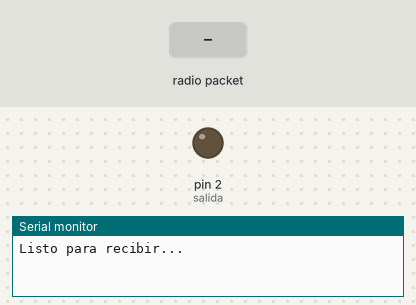
The sketch below on a simulated Arduino Uno, built with avr-gcc and run on an emulated ATmega328P. Shown: output pins drawn as LEDs (lit = HIGH), the last lines printed to the serial monitor. The inputs (shaded band) are chosen by the test bench. No radio packets arrive unless stated.

Above: at 1.2 s.
1.3 s: radio packet "0" arrives
At 2.3 s:
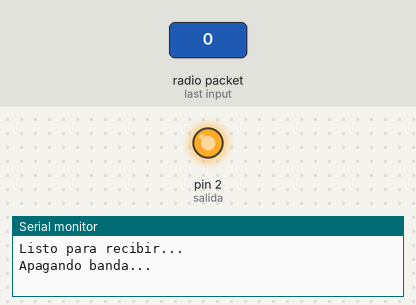
2.8 s: radio packet "1" arrives
At 3.4 s:
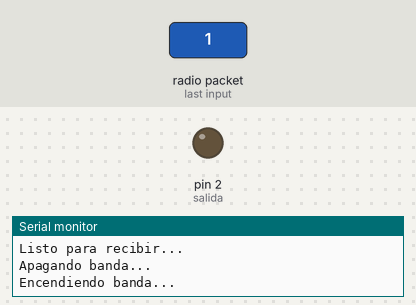
Timing chart, 0 to 5.8 s (numbered marks = the images above; inputs shaded):
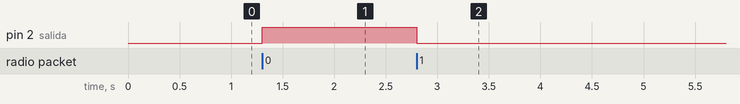

The sketch:

receptor.ino
```cpp
#include <SPI.h>
#include <RH_NRF24.h>

#define salida 2

RH_NRF24 nrf24;

bool listoParaRecibir = true;
String estadoDeLaBanda = "";

void setup() {
  pinMode(salida, OUTPUT);

  Serial.begin(9600);

  if (!nrf24.init()) {
    Serial.println("No se pudo conectar con la antena");
    listoParaRecibir = false;
  }

  if (!nrf24.setChannel(2)) {
    Serial.println("No se pudo establecer el canal de transmisión");
    listoParaRecibir = false;
  }

  if (!nrf24.setRF(RH_NRF24::DataRate2Mbps, RH_NRF24::TransmitPower0dBm)) {
    Serial.println("No se pudo configurar la transmisión");
    listoParaRecibir = false;
  }

  if(listoParaRecibir) {
    Serial.println("Listo para recibir...");
  }else{
    Serial.println("Hubo un problema, verifique la conexión y los datos y vuelva a intentar.");
  }
}


void loop() {
  if(nrf24.available()) {
    uint8_t buf[RH_NRF24_MAX_MESSAGE_LEN];
    uint8_t len = sizeof(buf);

    if(nrf24.recv(buf, &len)) {

      estadoDeLaBanda = (char*)buf;

      if(estadoDeLaBanda == "0") {
        Serial.println("Apagando banda...");
        digitalWrite(salida, HIGH);
      }

      if(estadoDeLaBanda == "1") {
        Serial.println("Encendiendo banda...");
        digitalWrite(salida, LOW);
      }

    }else{
      Serial.println("Los datos no se recibieron correctamente...");
    }
  }
}
```

Measured:
- after the input at 1.3 s, pin 2 (salida): LOW → HIGH at once
- after the input at 2.8 s, pin 2 (salida): HIGH → LOW at once
